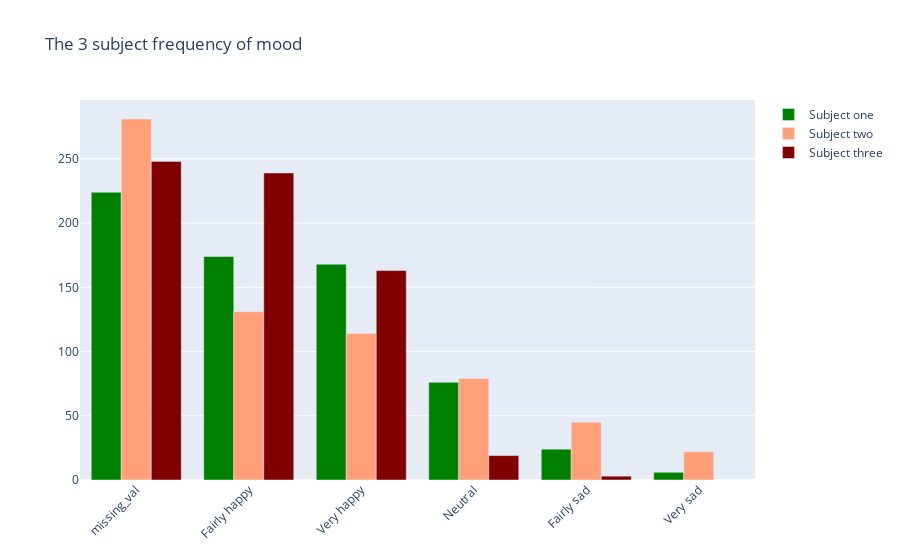

Notebook cell for this chart:
### Code cell
moods = tdf_clean.mood.unique().tolist()


fig = go.Figure()
fig.add_trace(go.Bar(
    x=moods,
    y=df1_count,
    name='Subject one',
    marker_color='green'
))
fig.add_trace(go.Bar(
    x=moods,
    y=df2_count,
    name='Subject two',
    marker_color='lightsalmon'
))

fig.add_trace(go.Bar(
    x=moods,
    y=df3_count,
    name='Subject three',
    marker_color='Maroon'
))
# Here we modify the tickangle of the xaxis, resulting in rotated labels.
fig.update_layout(barmode='group', xaxis_tickangle=-45,title_text='The 3 subject frequency of mood ')


fig.show()

### Figure 1 — Plotly figure (JSON) as saved in the notebook; plotly's stock layout.template omitted (floating-point values rounded to 4 significant figures)
{"data": [{"marker": {"color": "green"}, "name": "Subject one", "type": "bar", "x": ["missing_val", "Fairly happy", "Very happy", "Neutral", "Fairly sad", "Very sad"], "y": [224, 174, 168, 76, 24, 6]}, {"marker": {"color": "lightsalmon"}, "name": "Subject two", "type": "bar", "x": ["missing_val", "Fairly happy", "Very happy", "Neutral", "Fairly sad", "Very sad"], "y": [281, 131, 114, 79, 45, 22]}, {"marker": {"color": "Maroon"}, "name": "Subject three", "type": "bar", "x": ["missing_val", "Fairly happy", "Very happy", "Neutral", "Fairly sad", "Very sad"], "y": [248, 239, 163, 19, 3]}], "layout": {"barmode": "group", "title": {"text": "The 3 subject frequency of mood "}, "xaxis": {"tickangle": -45}}}
